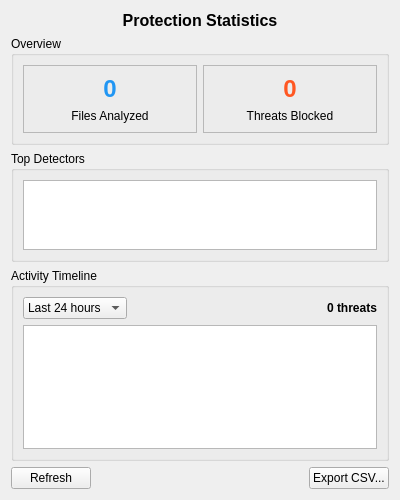
<?xml version="1.0" encoding="UTF-8"?>
<ui version="4.0">
 <class>OCC::KillSwitchDashboard</class>
 <widget class="QWidget" name="OCC::KillSwitchDashboard">
  <property name="geometry">
   <rect>
    <x>0</x>
    <y>0</y>
    <width>400</width>
    <height>500</height>
   </rect>
  </property>
  <property name="windowTitle">
   <string>Kill Switch Dashboard</string>
  </property>
  <layout class="QVBoxLayout" name="verticalLayout">
   <item>
    <widget class="QLabel" name="titleLabel">
     <property name="text">
      <string>Protection Statistics</string>
     </property>
     <property name="styleSheet">
      <string>font-size: 16px; font-weight: bold;</string>
     </property>
     <property name="alignment">
      <set>Qt::AlignCenter</set>
     </property>
    </widget>
   </item>
   <item>
    <widget class="QGroupBox" name="countersGroup">
     <property name="title">
      <string>Overview</string>
     </property>
     <layout class="QHBoxLayout" name="countersLayout">
      <item>
       <widget class="QFrame" name="filesFrame">
        <property name="frameShape">
         <enum>QFrame::StyledPanel</enum>
        </property>
        <layout class="QVBoxLayout" name="filesLayout">
         <item>
          <widget class="QLabel" name="filesAnalyzedLabel">
           <property name="text">
            <string>0</string>
           </property>
           <property name="styleSheet">
            <string>font-size: 24px; font-weight: bold; color: #2196F3;</string>
           </property>
           <property name="alignment">
            <set>Qt::AlignCenter</set>
           </property>
          </widget>
         </item>
         <item>
          <widget class="QLabel" name="filesDescLabel">
           <property name="text">
            <string>Files Analyzed</string>
           </property>
           <property name="alignment">
            <set>Qt::AlignCenter</set>
           </property>
          </widget>
         </item>
        </layout>
       </widget>
      </item>
      <item>
       <widget class="QFrame" name="threatsFrame">
        <property name="frameShape">
         <enum>QFrame::StyledPanel</enum>
        </property>
        <layout class="QVBoxLayout" name="threatsLayout">
         <item>
          <widget class="QLabel" name="threatsBlockedLabel">
           <property name="text">
            <string>0</string>
           </property>
           <property name="styleSheet">
            <string>font-size: 24px; font-weight: bold; color: #FF5722;</string>
           </property>
           <property name="alignment">
            <set>Qt::AlignCenter</set>
           </property>
          </widget>
         </item>
         <item>
          <widget class="QLabel" name="threatsDescLabel">
           <property name="text">
            <string>Threats Blocked</string>
           </property>
           <property name="alignment">
            <set>Qt::AlignCenter</set>
           </property>
          </widget>
         </item>
        </layout>
       </widget>
      </item>
     </layout>
    </widget>
   </item>
   <item>
    <widget class="QGroupBox" name="detectorsGroup">
     <property name="title">
      <string>Top Detectors</string>
     </property>
     <layout class="QVBoxLayout" name="detectorsLayout">
      <item>
       <widget class="QListWidget" name="detectorsListWidget">
        <property name="maximumSize">
         <size>
          <width>16777215</width>
          <height>120</height>
         </size>
        </property>
        <property name="styleSheet">
         <string>QListWidget { font-family: monospace; }</string>
        </property>
       </widget>
      </item>
     </layout>
    </widget>
   </item>
   <item>
    <widget class="QGroupBox" name="timelineGroup">
     <property name="title">
      <string>Activity Timeline</string>
     </property>
     <layout class="QVBoxLayout" name="timelineLayout">
      <item>
       <layout class="QHBoxLayout" name="timelineHeaderLayout">
        <item>
         <widget class="QComboBox" name="timeRangeComboBox">
          <item>
           <property name="text">
            <string>Last 24 hours</string>
           </property>
          </item>
          <item>
           <property name="text">
            <string>Last 7 days</string>
           </property>
          </item>
          <item>
           <property name="text">
            <string>Last 30 days</string>
           </property>
          </item>
         </widget>
        </item>
        <item>
         <spacer name="timelineSpacer">
          <property name="orientation">
           <enum>Qt::Horizontal</enum>
          </property>
          <property name="sizeHint" stdset="0">
           <size>
            <width>40</width>
            <height>20</height>
           </size>
          </property>
         </spacer>
        </item>
        <item>
         <widget class="QLabel" name="timelineCountLabel">
          <property name="text">
           <string>0 threats</string>
          </property>
          <property name="styleSheet">
           <string>font-weight: bold;</string>
          </property>
         </widget>
        </item>
       </layout>
      </item>
      <item>
       <widget class="QListWidget" name="timelineListWidget">
        <property name="styleSheet">
         <string>QListWidget { font-family: monospace; font-size: 11px; }</string>
        </property>
       </widget>
      </item>
     </layout>
    </widget>
   </item>
   <item>
    <layout class="QHBoxLayout" name="buttonLayout">
     <item>
      <widget class="QPushButton" name="refreshButton">
       <property name="text">
        <string>Refresh</string>
       </property>
      </widget>
     </item>
     <item>
      <spacer name="buttonSpacer">
       <property name="orientation">
        <enum>Qt::Horizontal</enum>
       </property>
       <property name="sizeHint" stdset="0">
        <size>
         <width>40</width>
         <height>20</height>
        </size>
       </property>
      </spacer>
     </item>
     <item>
      <widget class="QPushButton" name="exportButton">
       <property name="text">
        <string>Export CSV...</string>
       </property>
      </widget>
     </item>
    </layout>
   </item>
  </layout>
 </widget>
 <resources/>
 <connections/>
</ui>
